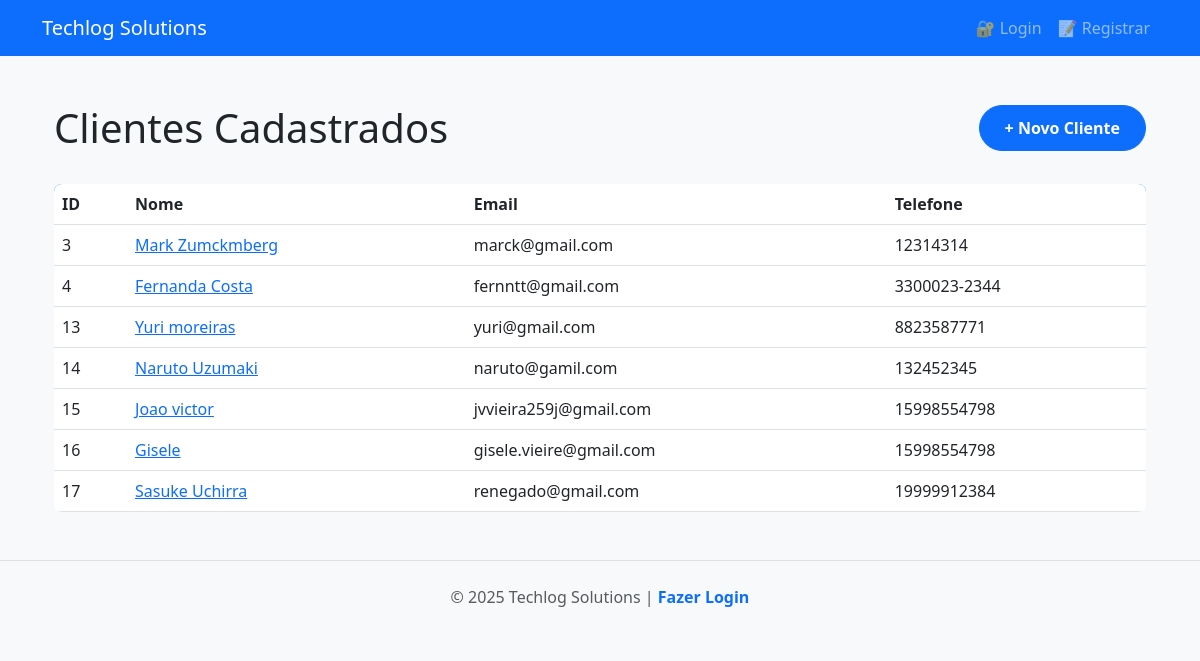
/clientes/, run on the app's committed database.
### tables this page shows
CREATE TABLE clientes (
                        id INTEGER PRIMARY KEY AUTOINCREMENT,
                        nome TEXT NOT NULL,
                        email TEXT NOT NULL,
                        telefone TEXT NOT NULL
                    );

### app/rotas/rotas_front.py (the view)
@router_front.get('/', response_class=HTMLResponse)
async def exibir_clientes(request:Request, repo:RepoCliente):
    cliente = await repo.listar_cliente()
    return templates.TemplateResponse(
        request=request,
        name="clientes.html",
        context={"clientes" :cliente}
    )

### templates/clientes.html (shortened to what this page needs)
{% extends "base.html" %}
{% block conteudo %}
<div class="container">
    <div class="header-section" style="display: flex; justify-content: space-between; align-items: center; margin-bottom: 2rem;">
        <h1 style="margin: 0;">Clientes Cadastrados</h1>
        <a href="/clientes/novo" class="btn btn-primary">
            + Novo Cliente
        </a>
    </div>
    <div class="clientes-lista">
        <table class="table">
            <thead>
                <tr>
                    <th>ID</th>
                    <th>Nome</th>
                    <th>Email</th>
                    <th>Telefone</th>
                </tr>
            </thead>
            <tbody>
                {% for cliente in clientes %}
                <tr>
                    <td>{{ cliente.id_ }}</td>
                    <td><a href="/clientes/{{ cliente.id_ }}">{{ cliente.nome }}</a></td>
                    <td>{{ cliente.email }}</td>
                    <td>{{ cliente.telefone }}</td>
                </tr>
                {% endfor %}
            </tbody>
        </table>
    </div>
</div>
{% endblock %}

### templates/base.html (shortened to what this page needs)
<!DOCTYPE html>
<html lang="pt-BR">
<head>
    <link href="https://cdn.jsdelivr.net/npm/bootstrap@5.3.0/dist/css/bootstrap.min.css" rel="stylesheet">
    <link rel="stylesheet" href="{{ url_for('static', path='/css/style.css') }}">
</head>
<body>
    <nav class="navbar navbar-expand-lg navbar-dark bg-primary">
        <div class="container">
            <a class="navbar-brand" href="/">
                Techlog Solutions
            </a>
            <div class="collapse navbar-collapse" id="navbarNav">
                <ul class="navbar-nav ms-auto">
                    {% if request.cookies.get("session_token") %}
                        <li class="nav-item">
                            <a class="nav-link" href="/">🏠 Início</a>
                        </li>
                        <li class="nav-item">
                            <a class="nav-link" href="/clientes">👥 Clientes</a>
                        </li>
                        <li class="nav-item">
                            <a class="nav-link" href="/docs" target="_blank">📚 API Docs</a>
                        </li>
                        <li class="nav-item">
                            <div class="user-info">
                                <a href="/logout" class="nav-link" onclick="return confirm('Deseja realmente sair?')">➜] Sair</a>
                            </div>
                        </li>
                    {% else %}
                        <li class="nav-item">
                            <a class="nav-link" href="/login">🔐 Login</a>
                        </li>
                        <li class="nav-item">
                            <a class="nav-link" href="/registro">📝 Registrar</a>
                        </li>
                    {% endif %}
                </ul>
            </div>
        </div>
    </nav>
    <main class="container my-5">
        {% block conteudo %}
        {% endblock %}
    </main>
    <footer class="bg-light py-4 mt-5">
        <div class="container text-center">
            <p class="text-muted mb-0">
                © 2025 Techlog Solutions |
                {% if request.cookies.get("session_token") %}
                    <a href="/docs">Documentação da API</a>
                {% else %}
                    <a href="/login">Fazer Login</a>
                {% endif %}
            </p>
        </div>
    </footer>
</body>
</html>

### static/css/style.css (style rules this page uses)
:root { --primary-color: #0d6efd; --secondary-color: #6c757d; --success-color: #198754; --danger-color: #dc3545; --warning-color: #ffc107; --info-color: #0dcaf0; --light-bg: #f8f9fa; --dark-text: #212529; --border-radius: 8px; --transition: all 0.3s ease; }
body { font-family: 'Segoe UI', Tahoma, Geneva, Verdana, sans-serif; background-color: var(--light-bg); color: var(--dark-text); }
.btn { border-radius: 50px; padding: 10px 25px; font-weight: 600; transition: var(--transition); }
.table { background: white; border-radius: var(--border-radius); overflow: hidden; }
.table thead { background: var(--primary-color); color: white; }
footer { margin-top: auto; border-top: 1px solid #dee2e6; }
footer a { color: var(--primary-color); text-decoration: none; font-weight: 600; }

### data on the page
clientes: id_ "3", nome "Mark Zumckmberg", email "marck@gmail.com", telefone "12314314"
clientes: id_ "4", nome "Fernanda Costa", email "fernntt@gmail.com", telefone "3300023-2344"
clientes: id_ "13", nome "Yuri moreiras", email "yuri@gmail.com", telefone "8823587771"
clientes: id_ "14", nome "Naruto Uzumaki", email "naruto@gamil.com", telefone "132452345"
clientes: id_ "15", nome "Joao victor", email "jvvieira259j@gmail.com", telefone "15998554798"
clientes: id_ "16", nome "Gisele", email "gisele.vieire@gmail.com", telefone "15998554798"
clientes: id_ "17", nome "Sasuke Uchirra", email "renegado@gmail.com", telefone "19999912384"
